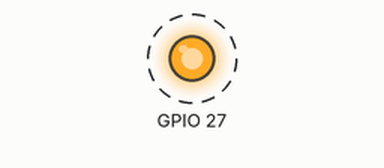
Recording of a sketch running on a simulated ESP32. Shown: output pins drawn as LEDs (lit = HIGH). Dashed ring = blinking.

Above: at 0.5 s.
Timing chart, 0 to 4.6 s (numbered marks = the images above):
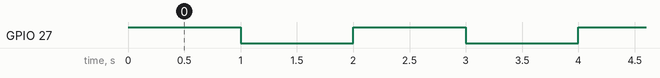

Measured:
- by itself, GPIO 27: alternates HIGH for 1.0 s and LOW for 1.0 s

The sketch:

Rele_Test.ino
```cpp
void setup() {
  pinMode(27, OUTPUT);
}

void loop() {
  digitalWrite(27, HIGH);
  delay(1000);
  digitalWrite(27, LOW);
  delay(1000);
}
```
